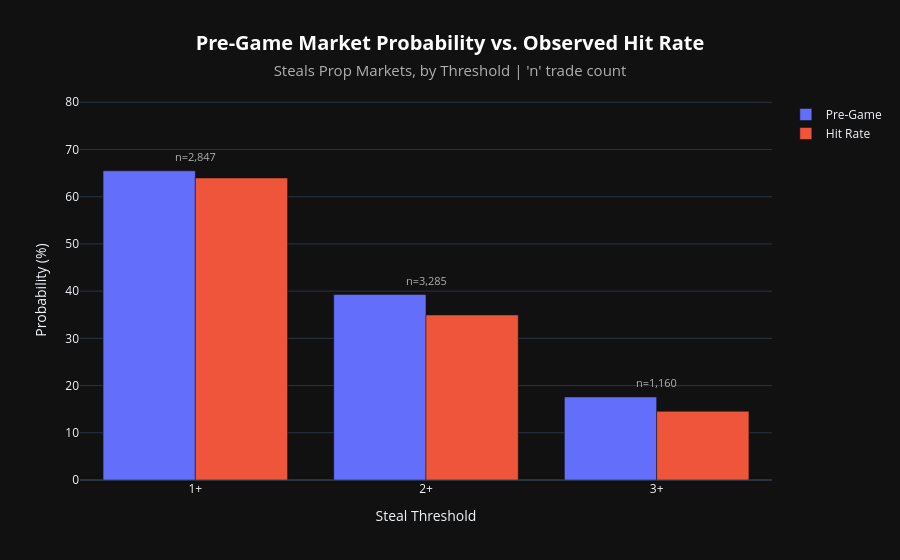

Source (notebook cell):
### Code cell
# Aggregate probabilities

results = []

for steals, freq in sorted(steal_frequencies.items()):
    df = steals_df[steals_df['n_steals'] == steals].copy()
    
    pregame_prob, hit_rate, n = agg_probabilities(df, TRADES, DOLLAR_VOLUME)

    if n is None:
        continue

    players = player_hit_rates(df, 5, TRADES, DOLLAR_VOLUME) # Small number of observed markets

    results.append({
        'steals'       : f"{steals}+",
        'pregame_prob' : pregame_prob * 100,
        'hit_rate'     : hit_rate * 100,
        'n'            : n,
        'players'      : players
    })

results_df = pd.DataFrame(results)

fig = go.Figure()

fig.add_trace(go.Bar(
    x=results_df['steals'],
    y=results_df['pregame_prob'],
    name='Pre-Game',
    customdata=results_df['n'],
    hovertemplate='Pre-Game Prob: %{y:.2f}%<br>Markets: %{customdata}<extra></extra>'
))

fig.add_trace(go.Bar(
    x=results_df['steals'],
    y=results_df['hit_rate'],
    name='Hit Rate',
    customdata=results_df['n'],
    hovertemplate='Hit Rate: %{y:.2f}%<br>Markets: %{customdata}<extra></extra>'
))

max_height = results_df[['pregame_prob', 'hit_rate']].max(axis=1)

for x, n, height in zip(results_df['steals'], results_df['n'], max_height):
    fig.add_annotation(
        x=x,
        y=height + 3,
        text=f"n={n:,.0f}",
        showarrow=False,
        font={'size': 11, 'color': '#b0b0b0'}
    )

fig.update_layout(
    template='plotly_dark',
    barmode='group',
    title={
        'text': (
            "<b>Pre-Game Market Probability vs. Observed Hit Rate</b><br>"
            "<span style='font-size: 15px; color: #b0b0b0;'>Steals Prop Markets, by Threshold | 'n' trade count</span>"
        ),
        'font': {'size': 20, 'color': '#ffffff'},
        'x': 0.5,
        'xanchor': 'center'
    },
    xaxis_title='Steal Threshold',
    yaxis_title='Probability (%)',
    yaxis_range=[0, max_height.max() + 15],
    paper_bgcolor='#111111',
    plot_bgcolor='#111111',
    legend_title_text=''
)

fig.show()

### Figure 1 — Plotly figure (JSON) as saved in the notebook; plotly's stock layout.template omitted (floating-point values rounded to 4 significant figures)
{"data": [{"customdata": [2847, 3285, 1160], "hovertemplate": "Pre-Game Prob: %{y:.2f}%<br>Markets: %{customdata}<extra></extra>", "name": "Pre-Game", "type": "bar", "x": ["1+", "2+", "3+"], "y": [65.48, 39.28, 17.58]}, {"customdata": [2847, 3285, 1160], "hovertemplate": "Hit Rate: %{y:.2f}%<br>Markets: %{customdata}<extra></extra>", "name": "Hit Rate", "type": "bar", "x": ["1+", "2+", "3+"], "y": [63.97, 34.95, 14.55]}], "layout": {"annotations": [{"font": {"color": "#b0b0b0", "size": 11}, "showarrow": false, "text": "n=2,847", "x": "1+", "y": 68.48}, {"font": {"color": "#b0b0b0", "size": 11}, "showarrow": false, "text": "n=3,285", "x": "2+", "y": 42.28}, {"font": {"color": "#b0b0b0", "size": 11}, "showarrow": false, "text": "n=1,160", "x": "3+", "y": 20.58}], "barmode": "group", "legend": {"title": {"text": ""}}, "paper_bgcolor": "#111111", "plot_bgcolor": "#111111", "title": {"font": {"color": "#ffffff", "size": 20}, "text": "<b>Pre-Game Market Probability vs. Observed Hit Rate</b><br><span style='font-size: 15px; color: #b0b0b0;'>Steals Prop Markets, by Threshold | 'n' trade count</span>", "x": 0.5, "xanchor": "center"}, "xaxis": {"title": {"text": "Steal Threshold"}}, "yaxis": {"range": [0, 80.48], "title": {"text": "Probability (%)"}}}}
